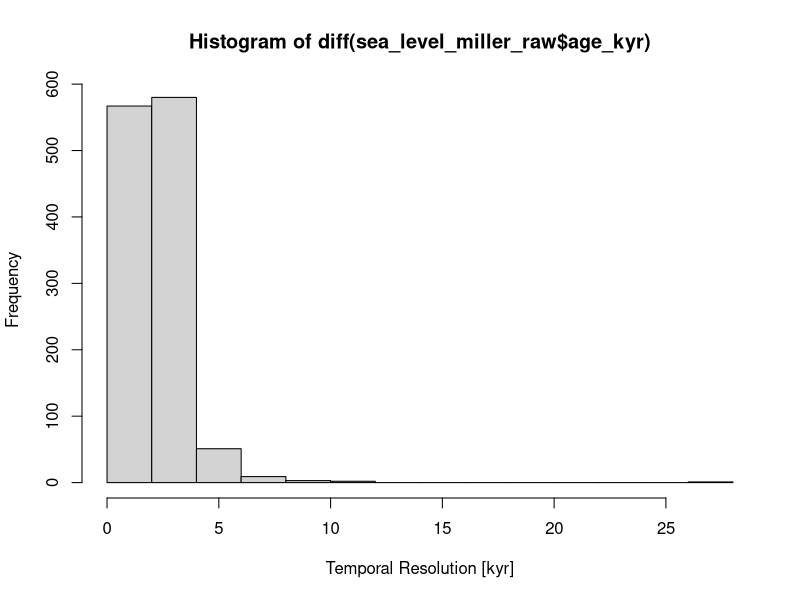
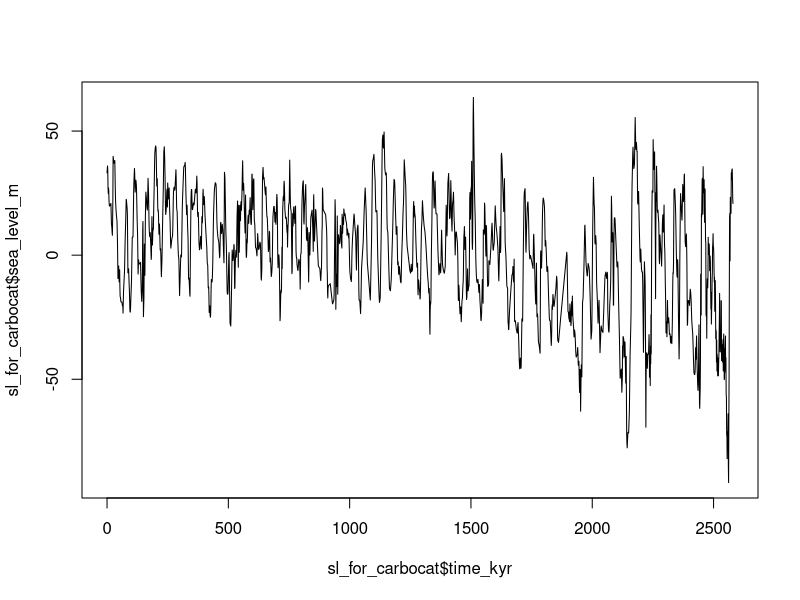

The R source for these figures, in order: (Note: this script raises an error after producing the figures.)
## Generate sea level curve for scenario B from Miller et al 2020

# Import data on sea level from Miller et al. 2020
# https://doi.org/10.1126/sciadv.aaz1346
# Extracted from supp. Info table S1
data_imported <- read.csv(file = "data/miller_2020/Miller_et_al_2020_SL_from_table_S1.csv")

# extract data necessary to cover Pleistocene
rel_ind = 1:min(which(data_imported$Age_.ka.>2580))

sea_level_miller_raw <- data.frame(
  age_kyr = data_imported$Age_.ka.[rel_ind],
  sea_level_m = data_imported$Sea_level_.m.[rel_ind]
)

# plot temporal resolution
hist(
  x = diff(sea_level_miller_raw$age_kyr),
  xlab = "Temporal Resolution [kyr]"
)
mean(diff(sea_level_miller_raw$age_kyr))
median(diff(sea_level_miller_raw$age_kyr))

# interpolate Sea level on 1 kyr res until end of Pleistocene
sea_level_interpol_1kyr <- approx(
  x = sea_level_miller_raw$age_kyr,
  y = sea_level_miller_raw$sea_level_m,
  xout = seq(
    from = 0,
    to = 2580,
    by = 1
  )
)



# convert age to time and normalize to mean eustatic sea level 0

sl_for_carbocat <- data.frame(
  time_kyr = seq(
    from = 0,
    to = 2580,
    by = 1
  ),
  sea_level_m = rev(sea_level_interpol_1kyr$y) - mean(rev(sea_level_interpol_1kyr$y)) #normalize to 0
)

plot(
  x = sl_for_carbocat$time_kyr,
  y = sl_for_carbocat$sea_level_m,
  type = "l"
)

## export data

write.table(
  x = sl_for_carbocat$sea_level_m,
  file = "data/R_outputs/sea_level_scenarioB.txt",
  col.names = FALSE,
  row.names = FALSE
)
